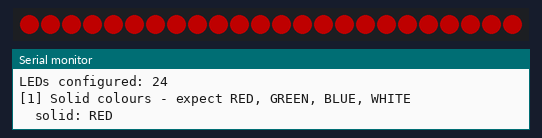
This sketch was run on a simulated Arduino Uno, built with avr-gcc and run on an emulated ATmega328P. Parts: 24 RGB LEDs in strip order, left to right, the last lines printed to the serial monitor. Dim RGB values are drawn brighter than linear.

Above: at 0.4 s.
At 2.6 s:
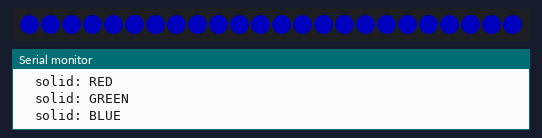
At 3.7 s:
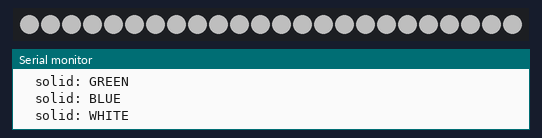
At 7.2 s:
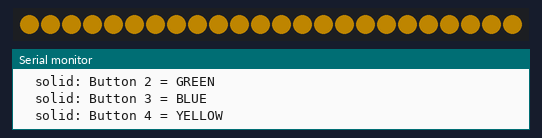
At 18.5 s:
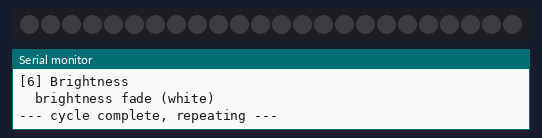
At 20.4 s:
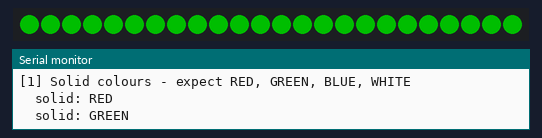

Measured:
- by itself, everything shown: repeats every 19.0 s, in 177 steps
- what the display in image 0 shows lasts 0.9 s, from 0.3 s to 1.2 s
- what the display in image 3 shows lasts 0.6 s, from 7.1 s to 7.7 s
- what the display in image 4 shows lasts 0.8 s, from 18.5 s to 19.3 s

The sketch:

Test_RGB.ino
```cpp
// =====================================================
//  TEST 2  -  WS2812B RGB LED RING / STRIP
//
//  What it checks
//    - data line on D4 (GPIO2) works
//    - colour order is GRB (R,G,B must appear as R,G,B)
//    - every pixel lights (no dead LEDs along the chain)
//    - the exact 4 game colours look right
//
//  Cycle: solid colours -> game colours -> one-by-one walk
//         -> chase -> rainbow -> brightness fade -> repeat
//
//  Tip: if RED shows up as GREEN, change NEO_GRB to NEO_RGB
// =====================================================

#include <Arduino.h>
#include <Adafruit_NeoPixel.h>

#define WS2812_PIN    2       // D4
#define NUM_RGB_LEDS  24      // <- set this to YOUR LED count

Adafruit_NeoPixel pixels(NUM_RGB_LEDS, WS2812_PIN, NEO_GRB + NEO_KHZ800);

// Same colours the game uses
uint32_t colorRed, colorGreen, colorBlue, colorYellow, colorWhite;

void fill(uint32_t color) {
  for (int i = 0; i < NUM_RGB_LEDS; i++) pixels.setPixelColor(i, color);
  pixels.show();
}

void off() {
  pixels.clear();
  pixels.show();
}

void solid(const char *name, uint32_t color, int ms = 900) {
  Serial.print(F("  solid: "));
  Serial.println(name);
  fill(color);
  delay(ms);
  off();
  delay(200);
}

void pixelWalk(uint32_t color) {
  Serial.println(F("  pixel walk (every LED, in order)"));
  for (int i = 0; i < NUM_RGB_LEDS; i++) {
    pixels.clear();
    pixels.setPixelColor(i, color);
    pixels.show();
    delay(60);
  }
  off();
}

void chase(uint32_t color, int laps) {
  Serial.println(F("  chase"));
  for (int lap = 0; lap < laps; lap++) {
    for (int i = 0; i < NUM_RGB_LEDS; i++) {
      pixels.clear();
      for (int t = 0; t < 4; t++) {                 // 4-pixel tail
        int p = (i - t + NUM_RGB_LEDS) % NUM_RGB_LEDS;
        uint8_t fade = 255 >> t;
        pixels.setPixelColor(p, pixels.Color(
          ((color >> 16) & 0xFF) * fade / 255,
          ((color >> 8)  & 0xFF) * fade / 255,
          ( color        & 0xFF) * fade / 255));
      }
      pixels.show();
      delay(35);
    }
  }
  off();
}

void rainbow() {
  Serial.println(F("  rainbow"));
  for (int j = 0; j < 256 * 2; j += 4) {
    for (int i = 0; i < NUM_RGB_LEDS; i++) {
      int hue = (i * 256 / NUM_RGB_LEDS + j) & 255;
      pixels.setPixelColor(i, pixels.gamma32(pixels.ColorHSV(hue * 256)));
    }
    pixels.show();
    delay(15);
  }
  off();
}

void brightnessFade() {
  Serial.println(F("  brightness fade (white)"));
  for (int b = 0; b <= 255; b += 5) {
    pixels.setBrightness(b);
    fill(colorWhite);
    delay(12);
  }
  for (int b = 255; b >= 0; b -= 5) {
    pixels.setBrightness(b);
    fill(colorWhite);
    delay(12);
  }
  pixels.setBrightness(80);    // back to the game's brightness
  off();
}

void setup() {
  Serial.begin(115200);
  delay(300);
  Serial.println();
  Serial.println(F("=== SIMON SAYS : RGB LED TEST ==="));
  Serial.print(F("LEDs configured: "));
  Serial.println(NUM_RGB_LEDS);

  pixels.begin();
  pixels.setBrightness(80);          // same as the game
  pixels.clear();
  pixels.show();

  colorRed    = pixels.Color(255, 0, 0);
  colorGreen  = pixels.Color(0, 255, 0);
  colorBlue   = pixels.Color(0, 0, 255);
  colorYellow = pixels.Color(255, 180, 0);
  colorWhite  = pixels.Color(255, 255, 255);
}

void loop() {
  Serial.println(F("[1] Solid colours - expect RED, GREEN, BLUE, WHITE"));
  solid("RED",   colorRed);
  solid("GREEN", colorGreen);
  solid("BLUE",  colorBlue);
  solid("WHITE", colorWhite);

  Serial.println(F("[2] Game colours - expect RED, GREEN, BLUE, YELLOW"));
  solid("Button 1 = RED",    colorRed,    600);
  solid("Button 2 = GREEN",  colorGreen,  600);
  solid("Button 3 = BLUE",   colorBlue,   600);
  solid("Button 4 = YELLOW", colorYellow, 600);

  Serial.println(F("[3] Pixel walk - a single dot should visit every LED"));
  pixelWalk(colorWhite);

  Serial.println(F("[4] Chase"));
  chase(colorBlue, 2);

  Serial.println(F("[5] Rainbow"));
  rainbow();

  Serial.println(F("[6] Brightness"));
  brightnessFade();

  Serial.println(F("--- cycle complete, repeating ---"));
  delay(800);
}
```
